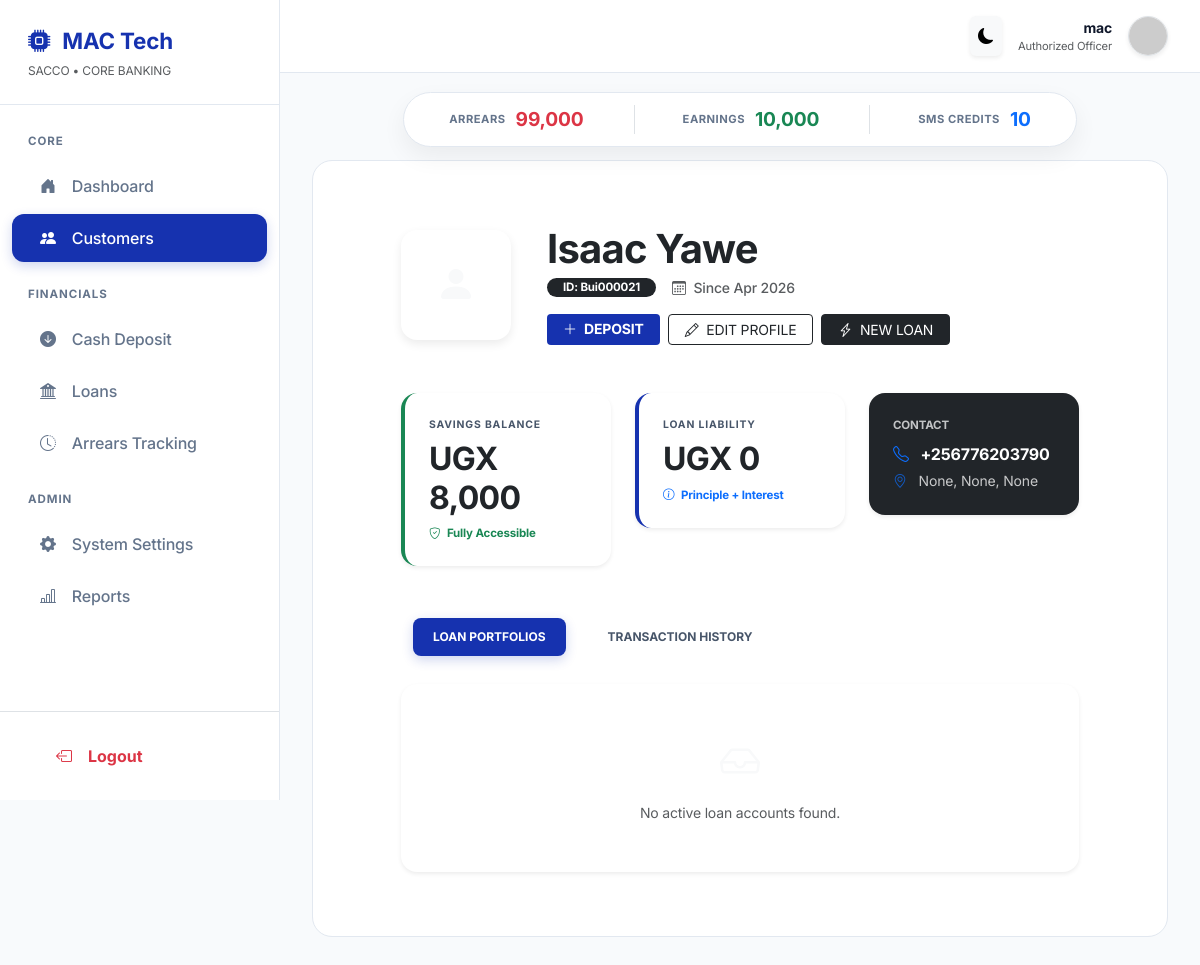
The app's page /members/profile/2/ (signed in) with its own data.
### members/models.py (models this page shows, shortened)
class Member(models.Model):
    GENDER_CHOICES = [
        ('Male', 'Male'),
        ('Female', 'Female'),
        ('Other', 'Other'),
    ]
    gender = models.CharField(
        max_length=10,
        choices=GENDER_CHOICES,
        default='Male'
    )
    member_number = models.CharField(max_length=20, unique=True)
    first_name = models.CharField(max_length=50)
    last_name = models.CharField(max_length=50)
    phone_number = models.CharField(max_length=15)
    email = models.EmailField(blank=True, null=True)
    dob = models.DateField(blank=True, null=True, verbose_name="Date of Birth")
    nin = models.CharField(
        max_length=20,
        blank=True,
        null=True,
        unique=True,
        verbose_name="National ID Number (NIN)"
    )
    card_number = models.CharField(
        max_length=30,
        blank=True,
        null=True,
        verbose_name="Membership Card Number"
    )
    alternative_phone = models.CharField(
        max_length=15,
        blank=True,
        null=True,
        verbose_name="Alternative Phone Number"
    )
    physical_address = models.TextField(
        blank=True,
        null=True,
        verbose_name="Physical Address / Residence"
    )
    village = models.CharField(max_length=100, blank=True, null=True)
    parish = models.CharField(max_length=100, blank=True, null=True)
    district = models.CharField(max_length=100, blank=True, null=True)
    photo = models.ImageField(upload_to='members/photos/', blank=True, null=True)
    id_front = models.ImageField(upload_to='members/ids/', blank=True, null=True)
    signature = models.ImageField(upload_to='members/signatures/', blank=True, null=True)
    date_joined = models.DateField(auto_now_add=True)
    class Meta:
        ordering = ['member_number']

### finance/models.py (models this page shows, shortened)
class SavingsAccount(models.Model):
    member = models.OneToOneField(Member, on_delete=models.CASCADE, related_name='savings')
    balance = models.DecimalField(max_digits=12, decimal_places=2, default=0.00)

### members/views.py (the view)
# urls.py: path('profile/<int:member_id>/', views.member_profile, name='member_profile'),
def member_profile(request, member_id):
    member = get_object_or_404(Member, id=member_id)
    transactions = Transaction.objects.filter(member=member).order_by('-timestamp')
    savings = SavingsAccount.objects.filter(member=member).first()
    try:
        raw_loans = member.loans.all().order_by('-start_date')
    except AttributeError:
        raw_loans = member.loan_set.all().order_by('-start_date')
    total_loan_balance = 0
    for loan in raw_loans:
        current_total = (loan.principal_balance or 0) + (loan.interest_balance or 0)
        loan.display_total_balance = current_total
        loan.display_principal_balance = loan.principal_balance
        loan.display_interest_balance = loan.interest_balance
        total_loan_balance += current_total
    return render(request, 'members/profile.html', {
        'member': member,
        'savings': savings,
        'loans': raw_loans,
        'transactions': transactions,
        'total_loan_balance': total_loan_balance,
    })

### templates/members/profile.html (shortened to what this page needs)
{% extends 'base.html' %}
{% load humanize %}
{% block content %}
<div class="container-fluid py-4 px-lg-5">
    <div class="row align-items-center mb-5 d-print-none">
        <div class="col-auto">
            {% if member.photo %}
                <img src="{{ member.photo.url }}" class="rounded-4 profile-img-container" width="110" height="110" style="object-fit: cover;">
            {% else %}
                <div class="rounded-4 bg-white d-flex align-items-center justify-content-center profile-img-container" style="width: 110px; height: 110px;">
                    <i class="bi bi-person-fill fs-1 text-light"></i>
                </div>
            {% endif %}
        </div>
        <div class="col ps-md-4">
            <div class="d-flex flex-wrap align-items-center justify-content-between gap-3">
                <div>
                    <h1 class="fw-bold text-dark ls-tight mb-1">{{ member.first_name }} {{ member.last_name }}</h1>
                    <div class="d-flex align-items-center gap-3">
                        <span class="badge bg-dark rounded-pill px-3 py-1 extra-small">ID: {{ member.member_number|default:member.id }}</span>
                        <span class="text-muted small fw-medium"><i class="bi bi-calendar3 me-1"></i> Since {{ member.date_joined|date:"M Y" }}</span>
                    </div>
                </div>
                <div class="d-flex gap-2">
                    <a href="{% url 'deposit_savings' member.id %}" class="btn btn-brand btn-sm px-3">
                        <i class="bi bi-plus-lg me-1"></i> DEPOSIT
                    </a>
                    <a href="{% url 'edit_member' member.id %}" class="btn btn-outline-dark btn-sm px-3">
                        <i class="bi bi-pencil me-1"></i> EDIT PROFILE
                    </a>
                    <a href="{% url 'apply_loan' member.id %}" class="btn btn-dark btn-sm px-3">
                        <i class="bi bi-lightning-charge me-1"></i> NEW LOAN
                    </a>
                </div>
            </div>
        </div>
    </div>
    <div class="row mb-5 g-4">
        <div class="col-md-4">
            <div class="card card-stat p-4 shadow-sm bg-white border-start border-4 border-success">
                <div class="uppercase-tracking fw-bold mb-2">Savings Balance</div>
                <h2 class="fw-bold text-dark mb-0 ls-tight">UGX {{ savings.balance|default:"0"|floatformat:0|intcomma }}</h2>
                <div class="mt-2 text-success extra-small fw-bold">
                    <i class="bi bi-shield-check me-1"></i> Fully Accessible
                </div>
            </div>
        </div>
        <div class="col-md-4">
            <div class="card card-stat p-4 shadow-sm bg-white border-start border-4 border-primary" style="border-left-color: var(--brand-blue) !important;">
                <div class="uppercase-tracking fw-bold mb-2">Loan Liability</div>
                <h2 class="fw-bold text-dark mb-0 ls-tight">UGX {{ total_loan_balance|default:"0"|floatformat:0|intcomma }}</h2>
                <div class="mt-2 text-primary extra-small fw-bold">
                    <i class="bi bi-info-circle me-1"></i> Principle + Interest
                </div>
            </div>
        </div>
        <div class="col-md-4">
            <div class="card card-stat p-4 shadow-sm bg-dark text-white">
                <div class="text-light opacity-75 extra-small fw-bold text-uppercase letter-spacing-1 mb-2">Contact</div>
                <div class="fw-bold mb-1"><i class="bi bi-telephone me-2 text-primary"></i> {{ member.phone_number }}</div>
                <div class="small opacity-75"><i class="bi bi-geo-alt me-2 text-primary"></i> {{ member.village }}, {{ member.parish}}, {{ member.district}}</div>
            </div>
        </div>
    </div>
    <ul class="nav nav-pills nav-pills-brand mb-4 d-print-none" id="pills-tab" role="tablist">
        <li class="nav-item">
            <button class="nav-link active" data-bs-toggle="pill" data-bs-target="#loansTab">Loan Portfolios</button>
        </li>
        <li class="nav-item">
            <button class="nav-link" data-bs-toggle="pill" data-bs-target="#savingsTab">Transaction History</button>
        </li>
    </ul>
    <div class="tab-content">
        <div class="tab-pane fade show active" id="loansTab">
            <div class="card border-0 shadow-sm rounded-4 overflow-hidden">
                <div class="list-group list-group-flush">
                    {% for loan in loans %}
                    <div class="list-group-item p-4 border-0 border-bottom">
                        <div class="row align-items-center">
                            <div class="col-md-4">
                                <div class="d-flex align-items-center gap-3">
                                    <span class="fw-bold text-primary fs-5">#LN-{{ loan.id }}</span>
                                    <span class="badge badge-status
                                        {% if loan.status == 'approved' or loan.status == 'active' %}bg-success-subtle text-success
                                        {% elif loan.status == 'pending' %}bg-warning-subtle text-dark
                                        {% elif loan.status == 'closed' %}bg-secondary-subtle text-secondary
                                        {% else %}bg-danger-subtle text-danger{% endif %}">
                                        {{ loan.status }}
                                    </span>
                                </div>
                                <div class="text-muted small mt-1">Product: {{ loan.get_product_type_display|default:"Standard Term Loan" }}</div>
                            </div>
                            <div class="col-md-2 text-md-end">
                                <div class="uppercase-tracking" style="font-size: 0.6rem;">Principal</div>
                                <div class="fw-bold text-dark">UGX {{ loan.principal_amount|floatformat:0|intcomma }}</div>
                            </div>
                            <div class="col-md-2 text-md-end">
                                <div class="uppercase-tracking" style="font-size: 0.6rem;">Interest Due</div>
                                <div class="fw-bold text-dark">UGX {{ loan.interest_balance|default:"0"|floatformat:0|intcomma }}</div>
                            </div>
                            <div class="col-md-4 text-end">
                                {% if loan.status == 'pending' %}
                                    <div class="d-flex gap-2 justify-content-end">
                                        <a href="{% url 'approve_loan' loan.id %}" class="btn btn-success btn-sm fw-bold px-3 rounded-2 shadow-sm">
                                            <i class="bi bi-check-lg"></i> APPROVE
                                        </a>
                                        <a href="#" class="btn btn-outline-danger btn-sm fw-bold px-3 rounded-2" onclick="return confirm('Reject this application?')">
                                            REJECT
                                        </a>
                                    </div>
                                {% else %}
                                    <a href="{% url 'loan_detail' loan.id %}" class="btn btn-outline-ledger btn-sm px-4 rounded-2">
                                        VIEW LEDGER <i class="bi bi-chevron-right ms-1"></i>
                                    </a>
                                {% endif %}
                            </div>
                        </div>
                    </div>
                    {% empty %}
                    <div class="text-center py-5">
                        <i class="bi bi-inbox fs-1 text-light d-block mb-2"></i>
                        <span class="text-muted small">No active loan accounts found.</span>
                    </div>
                    {% endfor %}
                </div>
            </div>
        </div>
    </div>
</div>
{% endblock %}

### templates/base.html (shortened to what this page needs)
{% load static %}
{% load humanize %}
<!DOCTYPE html>
<html lang="en" data-theme="light">
<head>
    <link href="https://cdn.jsdelivr.net/npm/bootstrap@5.3.3/dist/css/bootstrap.min.css" rel="stylesheet">
    <link rel="stylesheet" href="https://cdn.jsdelivr.net/npm/bootstrap-icons@1.11.3/font/bootstrap-icons.min.css">
</head>
<body>
    <aside id="sidebar">
        <div class="sidebar-header">
            <div class="logo">
                <i class="bi bi-cpu-fill"></i>
                <span>MAC Tech</span>
            </div>
            <small class="text-muted d-block mt-1" style="font-size: 0.75rem;">SACCO • CORE BANKING</small>
        </div>
        <div class="flex-grow-1 overflow-auto py-2">
            <div class="nav-section">Core</div>
            <a href="{% url 'dashboard' %}" class="nav-link {% if request.resolver_match.url_name == 'dashboard' %}active{% endif %}">
                <i class="bi bi-house-door-fill"></i> Dashboard
            </a>
            <a href="{% url 'customer_list' %}" class="nav-link {% if 'member' in request.path or 'customer' in request.path %}active{% endif %}">
                <i class="bi bi-people-fill"></i> Customers
            </a>
            <div class="nav-section">Financials</div>
            <a href="#" class="nav-link">
                <i class="bi bi-arrow-down-circle-fill"></i> Cash Deposit
            </a>
            <a href="{% url 'loan_list' %}" class="nav-link {% if 'loan' in request.path %}active{% endif %}">
                <i class="bi bi-bank2"></i> Loans
            </a>
            <a href="{% url 'arrears_report' %}" class="nav-link">
                <i class="bi bi-clock-history"></i> Arrears Tracking
            </a>
            <div class="nav-section">Admin</div>
            <a href="{% url 'admin:index' %}" class="nav-link">
                <i class="bi bi-gear-fill"></i> System Settings
            </a>
            <a href="{% url 'reports_dashboard' %}" class="nav-link">
                <i class="bi bi-bar-chart-line"></i> Reports
            </a>
        </div>
        <div class="mt-auto p-3 border-top">
            <form method="post" action="{% url 'account_logout' %}">
                <button type="submit" class="nav-link text-danger border-0 bg-transparent w-100 fw-bold">
                    <i class="bi bi-box-arrow-left"></i> Logout
                </button>
            </form>
        </div>
    </aside>
    <div id="main">
        <nav class="top-navbar d-flex justify-content-between align-items-center">
            <div class="ms-auto d-flex align-items-center gap-3">
                <button id="theme-toggle" class="btn btn-light border-0 shadow-sm p-2">
                    <i class="bi bi-moon-fill"></i>
                </button>
                <div class="text-end d-none d-md-block">
                    <div class="fw-bold small">{{ request.user.username }}</div>
                    <div class="text-muted" style="font-size: 0.7rem;">Authorized Officer</div>
                </div>
                <img src="https://ui-avatars.com/api/?name={{ request.user.username }}&background=1632af&color=fff" width="40" class="rounded-circle shadow-sm border">
            </div>
        </nav>
        <div class="stat-command-bar">
            <div class="glass-stats">
                <div class="stat-item">
                    <div class="stat-label">Arrears</div>
                    <div class="stat-val text-danger">{{ total_arrears|default:"0"|intcomma }}</div>
                </div>
                <div class="stat-item border-start ps-5">
                    <div class="stat-label">Earnings</div>
                    <div class="stat-val text-success">{{ total_profit|default:"0"|intcomma }}</div>
                </div>
                <div class="stat-item border-start ps-5">
                    <div class="stat-label">SMS Credits</div>
                    <div class="stat-val text-primary">{{ sms_credits|default:"1,240" }}</div>
                </div>
            </div>
        </div>
        <main class="app-content">
            <div class="content-card">
                {% block content %}{% endblock %}
            </div>
        </main>
    </div>
</body>
</html>

### records on screen
Member: first_name "Isaac", last_name "Yawe", member_number "Bui000021", date_joined "Apr 2026", phone_number "+256776203790", village "None", parish "None", district "None"
SavingsAccount: balance "8,000"

### other values on screen
{{ request.user.username }} "mac"
{{ total_arrears|default:"0"|intcomma }} "99,000"
{{ total_profit|default:"0"|intcomma }} "10,000"
{{ sms_credits|default:"1,240" }} "10"
{{ total_loan_balance|default:"0"|floatformat:0|intcomma }} "0"
